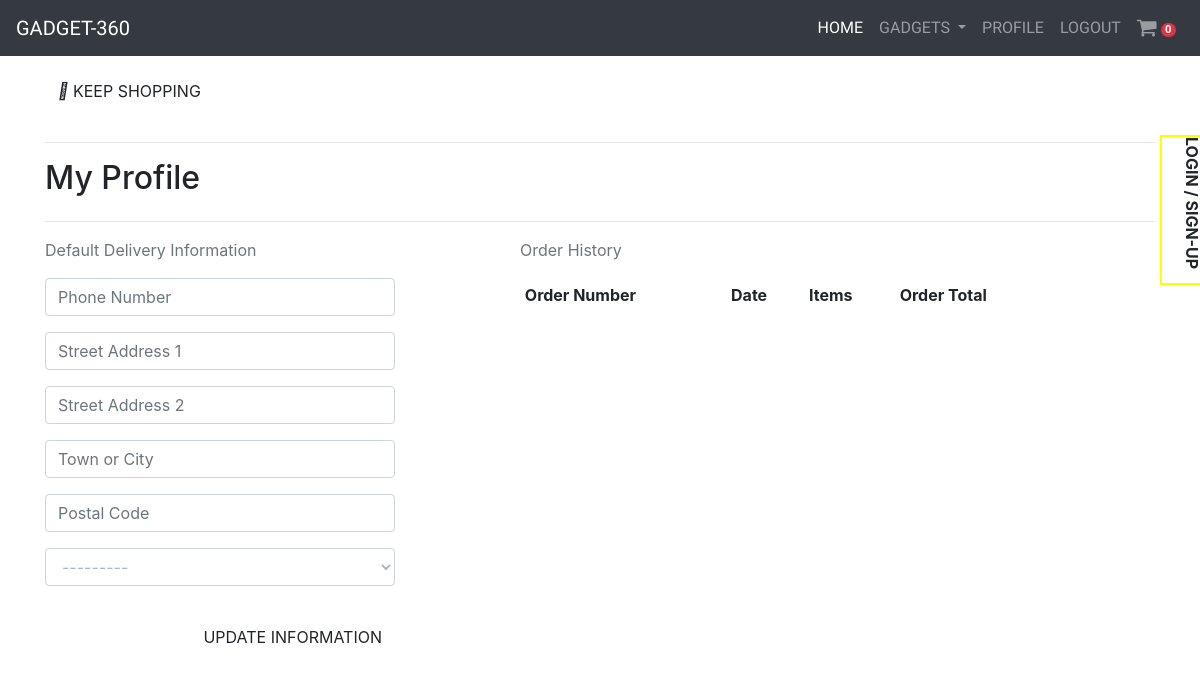
Page /profile/ (signed in) on the earlier database version.
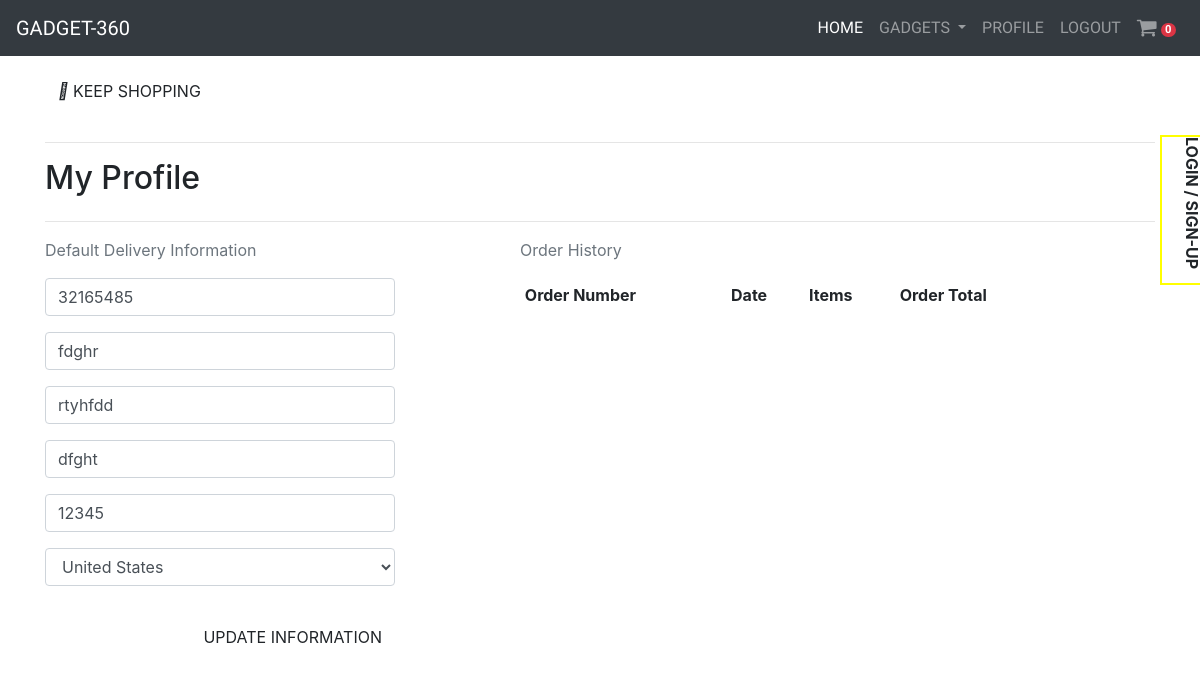
Same page on the later database version.
### useraccount/models.py (models this page shows, shortened)
class UserAccount(models.Model):
    user = models.OneToOneField(
        User, on_delete=models.CASCADE, related_name='userprofile')
    default_phone_number = models.CharField(max_length=20,
                                            null=True, blank=True)
    default_street_address1 = models.CharField(max_length=80,
                                               null=True, blank=True)
    default_street_address2 = models.CharField(max_length=80,
                                               null=True, blank=True)
    default_town_or_city = models.CharField(max_length=40,
                                            null=True, blank=True)
    default_postcode = models.CharField(max_length=20,
                                        null=True, blank=True)
    default_country = CountryField(blank_label='Country',
                                   null=True, blank=True)

### useraccount/views.py (the view)
# urls.py: path('profile/', include('useraccount.urls')),
def profile(request):
    profile = get_object_or_404(UserAccount, user=request.user)
    if request.method == 'POST':
        form = UserAccountForm(request.POST, instance=profile)
        if form.is_valid():
            form.save()
            messages.success(request, 'Account updated successfully')
        else:
            messages.error(request,
                           ('Update failed. Please ensure '
                            'the form is valid.'))
    else:
        form = UserAccountForm(instance=profile)
    orders = profile.orders.all()
    template = 'useraccount/profiles.html'
    context = {
        'form': form,
        'orders': orders,
        'on_profile_page': True
    }
    return render(request, template, context)

### useraccount/forms.py
class UserAccountForm(ModelForm):
    class Meta:
        model = UserAccount
        exclude = ('user',)
    def __init__(self, *args, **kwargs):
        super().__init__(*args, **kwargs)
        placeholders = {
            'default_phone_number': 'Phone Number',
            'default_postcode': 'Postal Code',
            'default_town_or_city': 'Town or City',
            'default_street_address1': 'Street Address 1',
            'default_street_address2': 'Street Address 2',
            'default_county': 'County, State or Locality',
        }
        self.fields['default_phone_number'].widget.attrs['autofocus'] = True
        for field in self.fields:
            if field != 'default_country':
                if self.fields[field].required:
                    placeholder = f'{placeholders[field]} *'
                else:
                    placeholder = placeholders[field]
                self.fields[field].widget.attrs['placeholder'] = placeholder
            self.fields[field].widget.attrs['class'] = ('custom-color '
                                                        'profile-form-input')
            self.fields[field].label = False

### cart/context.py (called while the page is built, shortened)
def cartItems(request):
    cart_items = []
    total = 0
    item_count = 0
    cart = request.session.get('cart', {})
    if total < settings.MINIMUM_PURCHASE_LIMIT:
        delivery = total * Decimal(settings.STANDARD_DELIVERY_RATE / 100)
        free_delivery_target = settings.MINIMUM_PURCHASE_LIMIT - total
    else:
        delivery = 0
        free_delivery_target = 0
    grand_total = delivery + total
    context = {
        "cart_items": cart_items,
        "total": total,
        "item_count": item_count,
        "delivery": delivery,
        "free_delivery_target": free_delivery_target,
        "free_delivery_limit": settings.MINIMUM_PURCHASE_LIMIT,
        "grand_total": grand_total
    }
    return context

### gadget/category_context.py (called while the page is built)
def category_navbar(request):
    categories = Category.objects.all()
    context ={
        'categories': categories
    }
    return context

### useraccount/templates/useraccount/profiles.html (shortened to what this page needs)
{% extends "base.html" %}
{% load static %}
{% block content %}
    <div class="container profile-container">
        <div class="row">
            <div class="col">
                <a href="{% url 'view_product' %}" class="btn shopping-btn my-3">
                    <span class="icon">
                        <i class="fas fa-chevron-left"></i>
                    </span>
                    <span class="text-uppercase">Keep Shopping</span>
                </a>
            </div>
        </div>
        <div class="row">
            <div class="col">
                <hr>
                <h2 class="logo-font mb-4">My Profile</h2>
                <hr>
            </div>
        </div>
        <div class="row">
            <div class="col-12 col-lg-4">
                <p class="text-muted">Default Delivery Information</p>
                <form class="mt-3" action="{% url 'profile' %}" method="POST" id="profile-update-form">
                    {{ form|crispy }}
                    <button class="btn shopping-btn my-3 text-uppercase float-right">Update Information</button>
                </form>
            </div>
            <div class="col-12 col-lg-6 offset-lg-1">
                <p class="text-muted">Order History</p>
                <div class="order-history table-responsive">
                    <table class="table table-sm table-borderless">
                        <thead>
                            <tr>
                                <th>Order Number</th>
                                <th>Date</th>
                                <th>Items</th>
                                <th>Order Total</th>
                            </tr>
                        </thead>
                    </table>
                </div>
            </div>
        </div>
    </div>
{% endblock %}

### home/templates/base.html (shortened to what this page needs)
{% load static %}
{% load crispy_forms_tags %}
<!DOCTYPE html>
<html lang="en">
<head>
    <link rel="stylesheet" href="https://cdn.jsdelivr.net/npm/bootstrap@4.6.0/dist/css/bootstrap.min.css">
    <link rel="stylesheet" href=" {% static 'home/css/home.css' %}">
    <link rel="stylesheet" href=" {% static 'gadget/css/gadget.css' %}">
    <link rel="stylesheet" href="https://stackpath.bootstrapcdn.com/font-awesome/4.7.0/css/font-awesome.min.css">
{% block extracss %}
    <link rel="stylesheet" href="{% static 'checkout/css/checkout.css' %}">
{% endblock %}
</head>
<body>
    <nav class="navbar navbar-expand-lg navbar-dark bg-dark font-navbar">
        <a class="navbar-brand" href="{% url 'home' %}">GADGET-360</a>
        <div class="collapse navbar-collapse" id="navbarNavDropdown">
            <ul class="navbar-nav ml-auto">
                <li class="nav-item active">
                    <a class="nav-link" href="{% url 'home' %}">HOME<span class="sr-only">(current)</span></a>
                </li>
                <li class="nav-item dropdown">
                    <a class="nav-link dropdown-toggle" href="#" id="navbarDropdownMenuLink" role="button"
                        data-toggle="dropdown" aria-haspopup="true" aria-expanded="false">
                        GADGETS
                    </a>
                </li>
                 {% if user.is_authenticated %}
                <li class="nav-item">
                    <a class="nav-link" href="{% url 'profile' %}">PROFILE</a>
                </li>
                <li class="nav-item">
                    <a class="nav-link" href="{% url 'account_logout' %}">LOGOUT</a>
                </li>
                {% endif %}
                <li class="nav-item">
                    <a class="nav-link" href="{% url 'view_cart' %}"><i class="fa-lg fa fa-shopping-cart" aria-hidden="true"></i>
                    <span class="badge rounded-pill badge-danger custom-badge">{{ item_count }}</span></a>
                </li></a>
            </ul>
        </div>
    </nav>
    <div class='login-wrapper' id='login-wrapper'>
        <div class='login-btn vertical-writing' id='loginbtn'>LOGIN / SIGN-UP</div>
    </div>
    {% block content %}
    {% endblock %}
</body>
</html>

### home/static/home/css/home.css (style rules this page uses)
.font-navbar { font-family: 'Electrolize', sans-serif; font-size: 16px; }
.login-wrapper { width: 500px; height: 300px; position: fixed; top: 60px; right: -460px; display: flex; justify-content: center; align-items: center; padding: 0; }
.login-btn { height: 150px; width: 50px; border: 2px solid yellow; }
.vertical-writing { writing-mode: vertical-rl; font-weight: bolder; cursor: pointer; }
.custom-badge { font-size: 70%; line-height: 0.75; }

### checkout/static/checkout/css/checkout.css (style rules this page uses)
select, select option { color: #000000; }

Differences in the rows shown:
changed UserAccount: default_phone_number (not shown) → "32165485"; default_street_address1 (not shown) → "fdghr"; default_street_address2 (not shown) → "rtyhfdd"; default_town_or_city (not shown) → "dfght"; default_postcode (not shown) → "12345"; default_country "---------" → "United States"
